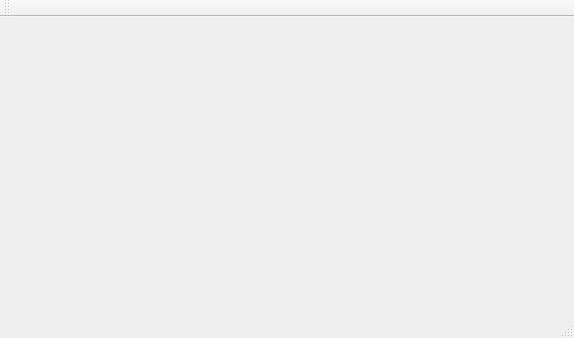
<?xml version="1.0" encoding="UTF-8"?>
<ui version="4.0">
 <class>Komport</class>
 <widget class="QMainWindow" name="Komport">
  <property name="geometry">
   <rect>
    <x>0</x>
    <y>0</y>
    <width>574</width>
    <height>338</height>
   </rect>
  </property>
  <property name="windowTitle">
   <string>Komport</string>
  </property>
  <widget class="QWidget" name="centralWidget"/>
  <widget class="QMenuBar" name="menuBar">
   <property name="geometry">
    <rect>
     <x>0</x>
     <y>0</y>
     <width>574</width>
     <height>19</height>
    </rect>
   </property>
  </widget>
  <widget class="QToolBar" name="mainToolBar">
   <attribute name="toolBarArea">
    <enum>TopToolBarArea</enum>
   </attribute>
   <attribute name="toolBarBreak">
    <bool>false</bool>
   </attribute>
  </widget>
  <widget class="QStatusBar" name="statusBar"/>
 </widget>
 <layoutdefault spacing="6" margin="11"/>
 <resources/>
 <connections/>
</ui>
